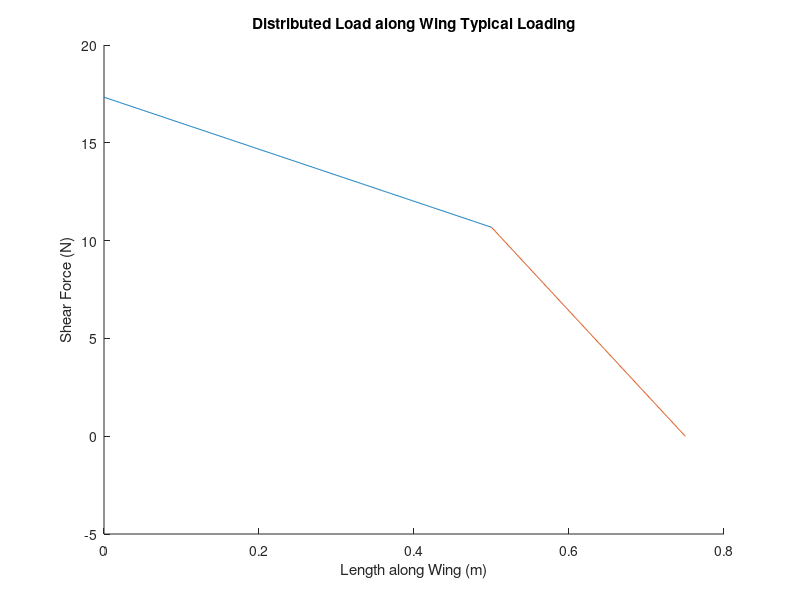
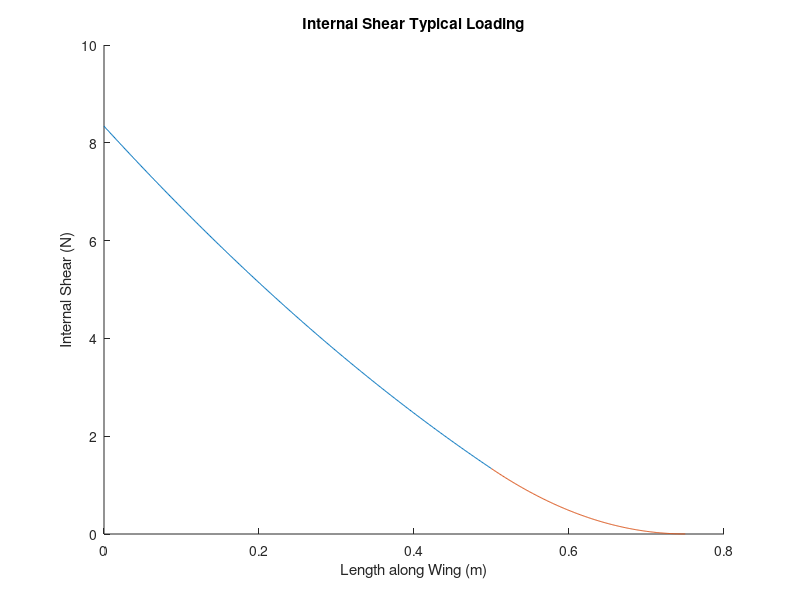
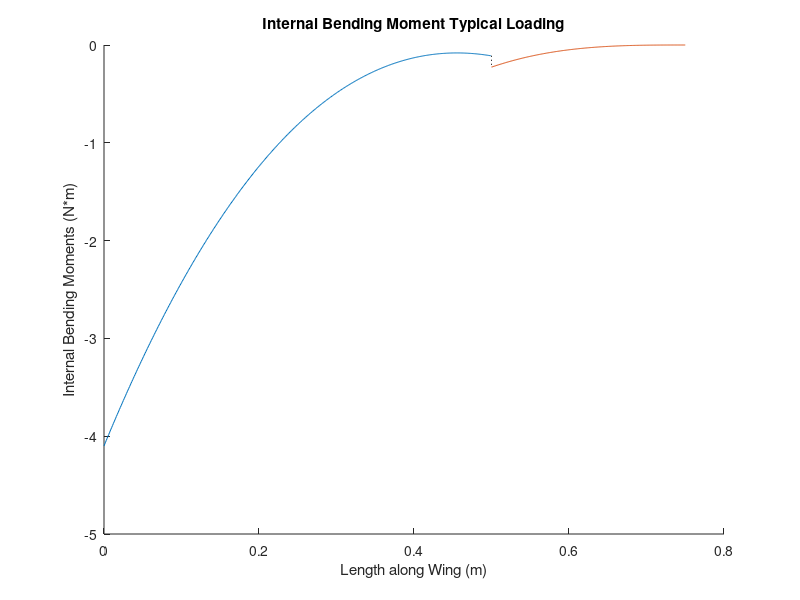

The MATLAB source for these figures, in order: (Note: this script raises an error after producing the figures.)
%Typical Loading
%Region I is 0<x<0.5
%Region II is 0.5<0.75
close all
clc
clear
L = 8.34;
DF = L /0.1203;
%Width Equations for Region I and II along wing
%Multiplied by -1 to get a positive width
YI = @(x) -DF*(0.1918417279*x-.25);
YII = @(x) -DF*((0.1918417279*x-.25)-(-0.4244748164*x+0.2122374082));

%x * Width equtions to calculate xbar
xYI = @(x) -DF*(0.1918417279*x.^2-.25*x) ;
xYII = @(x) -DF*((0.1918417279*x.^2-.25*x)-(-0.4244748164*x.^2+0.2122374082*x));

%The shear force at a point x is the width * DF

%Centriod locations for region I and region II
xbarI = @(x) (integral(xYI,0,x))/integral(YI,0,x);
xbarII = @(x) (integral(xYII,0.5,x))/integral(YII,0.5,x);


ArrayI = zeros(1,501);
ArrayII = zeros(1,251);
t1 = 0:0.001:0.5;
t2 = 0.5:0.001:.75;


for i=1:501
    ArrayI(i) = YI(t1(i));
end

for i=1:251
    ArrayII(i) = YII(t2(i));
end

hold on
plot(t1,ArrayI)
plot(t2,ArrayII)
xlabel("Length along Wing (m)")
ylabel("Shear Force (N)")
title("Distributed Load along Wing Typical Loading")


%Internal Shear when sectioning regionI and region II
VI = @(x) L - integral(YI,0,x);
VII = @(x) L - integral(YI,0,0.5) - integral(YII,0.5,x);

%Graphing Internal Shear
for i=1:501
    ArrayI(i) = VI(t1(i));
end

for i=1:251
    ArrayII(i) = VII(t2(i));
end

figure
hold on
plot(t1,ArrayI)
plot(t2,ArrayII)
xlabel("Length along Wing (m)")
ylabel("Internal Shear (N)")
title("Internal Shear Typical Loading")

xm = @(x) 13.2998*(0.75-x).^2+7.35685*(0.75-x);
m = @(x) 13.2998*(0.75-x)+7.35685;
%Internal Bending Moments sectioning Region I and Region II

MI = @(x) -(0.25*10.6818/2)*((0.75-x)-(1/6))-((13.2998*0.25+7.35685 + 13.2998*(0.75-x)+7.35685)/2)*((0.75-x)-0.25)*((0.75-x)-(integral(xm,0.25,(0.75-x))/integral(m,0.25,(0.75-x))));
MII = @(x) -(4/3)*10.8618*(.75-x)^3; 


for i=1:501
    ArrayI(i) = MI(t1(i));
end

for i=1:251
    ArrayII(i) = MII(t2(i));
end

figure
hold on
plot(t1,ArrayI)
plot(t2,ArrayII)
xlabel("Length along Wing (m)")
plot([0.5 0.5],[-.1099,-0.2263],'k:')
ylabel("Internal Bending Moments (N*m)")
title("Internal Bending Moment Typical Loading")

xm = @(x) 13.2998*(0.75-x).^2+7.35685*(0.75-x);
m = @(x) 13.2998*(0.75-x)+7.35685;


E = 7.3 * 1000; %N/mm^2
I = 46219.898; %mm^4
%slopeI
slopeI = @(x) (int(MI,x));
slopeII = @(x) (int(MII,x));

DeflecI = @(x) (1/(E*I))*(int(slopeI,x));
DeflecII = @(x) (1/E*I)*(int(slopeII,x));
%%
%for i=1:501
%    ArrayI(i) = DeflecI(t1(i));
%end

for i=1:251
    ArrayII(i) = DeflecII(t2(i));
end

%figure
%hold on
%plot(t1,ArrayI)
%plot(t2,ArrayII)
%xlabel("Length along Wing (m)")

 